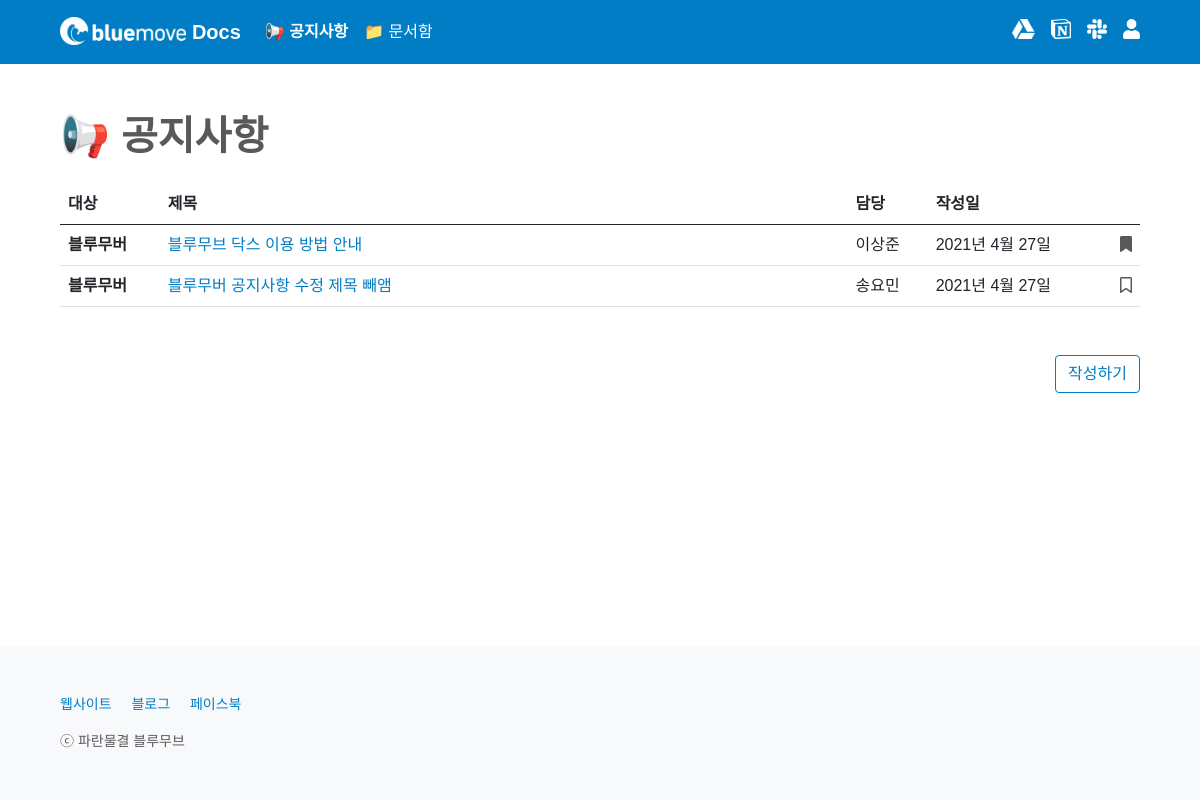
The app's page /notice/ (signed in) with its own data.
### notice/models.py (models this page shows, shortened)
class Notice(models.Model):
    CATEGORY_CHOICES = {
        ('bluemover', '블루무버'),
        ('guest', '게스트'),
    }
    title = models.CharField(max_length = 50)
    writer = models.ForeignKey(User, on_delete=models.CASCADE)
    category = models.CharField(max_length = 50, choices = CATEGORY_CHOICES)
    channel_id = models.CharField(max_length = 50)
    channel_name = models.CharField(max_length = 50)
    content = RichTextField()
    image = models.ImageField(upload_to='images/', null=True, blank=True)
    created_at = models.DateField(auto_now_add = True)
    updated_at = models.DateField(auto_now = True)
    favorite_user_set = models.ManyToManyField(User, blank=True, related_name="favorite_user_set", through="Favorite")

### notice/views.py (the view)
# urls.py: path('', main, name='main'),
def main(request):
    if request.user.is_authenticated:
        profile = Profile.objects.get(user=request.user)
        if not profile.info_update_flag == True:
            return redirect('users:write_info', request.user.id)
        else:
            None
    else:
        None
    all_notices = Notice.objects.all().order_by('-id')
    page = request.GET.get('page', 1)
    paginator = Paginator(all_notices, 10)
    try:
        all_notices = paginator.page(page)
    except PageNotAnInteger:
        all_notices = paginator.page(1)
    except EmptyPage:
        all_notices = paginator.page(paginator.num_pages)
    return render(request, 'notice/main.html', {'all_notices': all_notices})

### notice/templates/notice/main.html (shortened to what this page needs)
{% extends 'base.html' %}
{% block content %}
{% include 'shared/_navbar4notice.html' %}
<main class="px-2 px-md-5">
    <div class="container-md mt-5">
        <h1 class="mb-4" style="font-weight: 600; color: #58595B;">📢 공지사항</h1>
        {% include 'shared/_noticetable.html' %}
    </div>
</main>
{% endblock %}

### home/templates/shared/_noticetable.html (shortened to what this page needs)
<div class="table-responsive" id="noticetable-table">
    <table class="table">
        <thead>
            <tr>
                <th scope="col">대상</th>
                <th scope="col">제목</th>
                <th scope="col">담당</th>
                <th scope="col">작성일</th>
                <th class="text-end" scope="col"></th>
            </tr>
        </thead>
        <tbody>
            {% for notice in all_notices %}
            <tr>
                <th scope="row">
                {% if notice.category == 'bluemover' %}
                    블루무버
                {% elif notice.category == 'guest' %}
                    게스트
                {% else %}
                    알 수 없음
                {% endif %}
                </th>
                <td><a href="{% url 'notice:read' notice.id %}{{ request.get_full_path|cut:request.path }}" style="word-break: break-word; overflow: hidden; text-overflow: ellipsis; width: 500px; display: -webkit-box; -webkit-line-clamp: 1; -webkit-box-orient: vertical;">{{ notice.title }}</a></td>
                <td>
                    {{ notice.writer.last_name }}{{ notice.writer.first_name }}
                </td>
                <td>
                    {% if notice.created_at == notice.updated_at %}
                    {{ notice.created_at }}
                    {% else %}
                    {{ notice.created_at }} │ <span style="color: #6C757D;"><i class="fas fa-sync"></i> {{ notice.updated_at }} 수정</span>
                    {% endif %}
                </td>
                <td>
                    {% if user.is_authenticated %}
                    <div class="text-end">
                        {% if not request.path == '/notice/' %}
                        <a class="bookmark" href="{% url 'notice:notice_favorite' notice.id %}?next={{ request.get_full_path }}#noticeTablePosition">
                        {% else %}
                        <a class="bookmark" href="{% url 'notice:notice_favorite' notice.id %}?next={{ request.get_full_path }}">
                        {% endif %}
                            {% if user in notice.favorite_user_set.all %}
                            <i class="fas fa-bookmark"></i>
                            {% else %}
                            <i class="far fa-bookmark"></i>
                            {% endif %}
                        </a>
                    </div>
                    {% endif %}
                </td>
            </tr>
            {% empty %}
            <tr>
                <td colspan="5">
                    <div class="text-center"><br><h2 style="color: #CCCCCC; font-weight: 600;"><i class="far fa-folder-open"></i> 비어 있어요!</h2><p class="mb-4">공지사항이 없습니다.</p></div>
                </td>
            </tr>
            {% endfor %}
        </tbody>
    </table>
    {% if user.profile.level == 'bluemover' %}
    <div class="container-md d-grid sm-flex justify-content-sm-end mt-5 p-0">
        <a href="{% url 'notice:write' %}" class="btn btn-outline-primary">작성하기</a>
    </div>
    {% endif %}
</div>

### home/templates/base.html (style rules this page uses)
body { min-height: 100vh; display: flex; flex-direction: column; }
main { flex: 1; }
a { color: #007DC5; text-decoration: none; }
.bookmark { color: #58595B; font-weight: 300; text-decoration: none; }
.btn-outline-primary { color: #007DC5; background-color: #FFFFFF; border-color: #007DC5; }

### records on screen
Notice: category "블루무버", title "블루무브 닥스 이용 방법 안내", writer.last_name "이", writer.first_name "상준", created_at "2021년 4월 27일"
Notice: category "블루무버", title "블루무버 공지사항 수정 제목 빼앰", writer.last_name "송", writer.first_name "요민", created_at "2021년 4월 27일"
